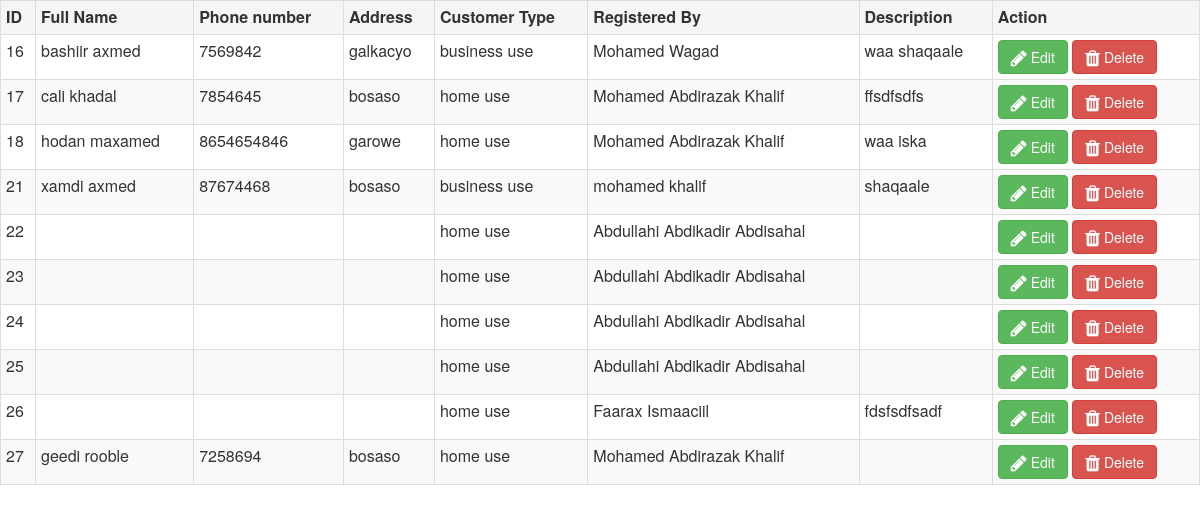
Page /admin/showCustomers.php on the committed database.
### tables this page shows
CREATE TABLE `customers` (
  `cus_id` int(11) NOT NULL,
  `cus_name` varchar(50) DEFAULT NULL,
  `cus_phone` varchar(30) NOT NULL,
  `cus_address` varchar(80) DEFAULT NULL,
  `cus_type` varchar(40) DEFAULT NULL,
  `cus_register` varchar(50) DEFAULT NULL,
  `cus_description` varchar(255) DEFAULT NULL
);

### admin/showCustomers.php (the view, shortened to what this page needs)
<?php
    include("connection.php");
    include("links.php");
    if(isset($_POST["query"]))
    {
        $search = mysqli_real_escape_string($conn, $_POST["query"]);
        $query = "
        SELECT * FROM customers
        WHERE cus_name LIKE '%".$search."%'
        OR cus_address LIKE '%".$search."%'
        OR cus_phone LIKE '%".$search."%'
        OR cus_type LIKE '%".$search."%'
        ";
    }
    else
    {
        $query = "
        SELECT * FROM customers ORDER BY cus_id
        ";
    }
    $result = mysqli_query($conn, $query);
    if(mysqli_num_rows($result) > 0)
    { ?>
        <div class="table-responsive">
            <table class="table table-striped table-condensed table-hover table-bordered">
                <tr>
                    <th>ID</th>
                    <th>Full Name</th>
                    <th>Phone number</th>
                    <th>Address</th>
                    <th>Customer Type</th>
                    <th>Registered By</th>
                    <th>Description</th>
                    <th>Action</th>
                </tr>
        <?php
            while($row = mysqli_fetch_array($result)){ ?>
                <tr>
                    <td><?php echo $row["cus_id"] ?></td>
                    <td><?php echo $row["cus_name"] ?></td>
                    <td><?php echo $row["cus_phone"] ?></td>
                    <td><?php echo $row["cus_address"] ?></td>
                    <td><?php echo $row["cus_type"] ?></td>
                    <td><?php echo $row["cus_register"] ?></td>
                    <td><?php echo $row["cus_description"] ?></td>
                    <td>
                        <button type="submit" class="btn btn-success" data-toggle="modal" data-target="#edit-<?php echo $row['cus_id']; ?>"><i class="fa fa-pencil fa-lg"></i> Edit</button>
                        <a href="?idDelete=<?php echo $row['cus_id'] ?>"><button name="idDelete" type="submit" class="btn btn-danger"><i class="fa fa-trash fa-lg"></i> Delete</button></a>
                    </td>
                </tr>
                <?php
            }
    }
else
{
 echo 'Data Not Found';
}
?>
</table></div>

### admin/links.php (shortened to what this page needs)
<link rel="stylesheet" href="css/bootstrap.min.css" />
<link rel="stylesheet" href="font-awesome/css/font-awesome.css" />
<link rel="stylesheet" href="datetimepicker/css/bootstrap-datetimepicker.css" />
<link rel="stylesheet" href="datetimepicker/less/datetimepicker.css" />

### rows in the picture
customers: cus "16", cus_name "bashiir axmed", cus_phone "7569842", cus_address "galkacyo", cus_type "business use", cus_register "Mohamed Wagad", cus_description "waa shaqaale"
customers: cus "17", cus_name "cali khadal", cus_phone "7854645", cus_address "bosaso", cus_type "home use", cus_register "Mohamed Abdirazak Khalif", cus_description "ffsdfsdfs"
customers: cus "18", cus_name "hodan maxamed", cus_phone "8654654846", cus_address "garowe", cus_type "home use", cus_register "Mohamed Abdirazak Khalif", cus_description "waa iska"
customers: cus "21", cus_name "xamdi axmed", cus_phone "87674468", cus_address "bosaso", cus_type "business use", cus_register "mohamed khalif", cus_description "shaqaale"
customers: cus "22", cus_type "home use", cus_register "Abdullahi Abdikadir Abdisahal"
customers: cus "23", cus_type "home use", cus_register "Abdullahi Abdikadir Abdisahal"
customers: cus "24", cus_type "home use", cus_register "Abdullahi Abdikadir Abdisahal"
customers: cus "25", cus_type "home use", cus_register "Abdullahi Abdikadir Abdisahal"
customers: cus "26", cus_type "home use", cus_register "Faarax Ismaaciil", cus_description "fdsfsdfsadf"
customers: cus "27", cus_name "geedi rooble", cus_phone "7258694", cus_address "bosaso", cus_type "home use", cus_register "Mohamed Abdirazak Khalif"
